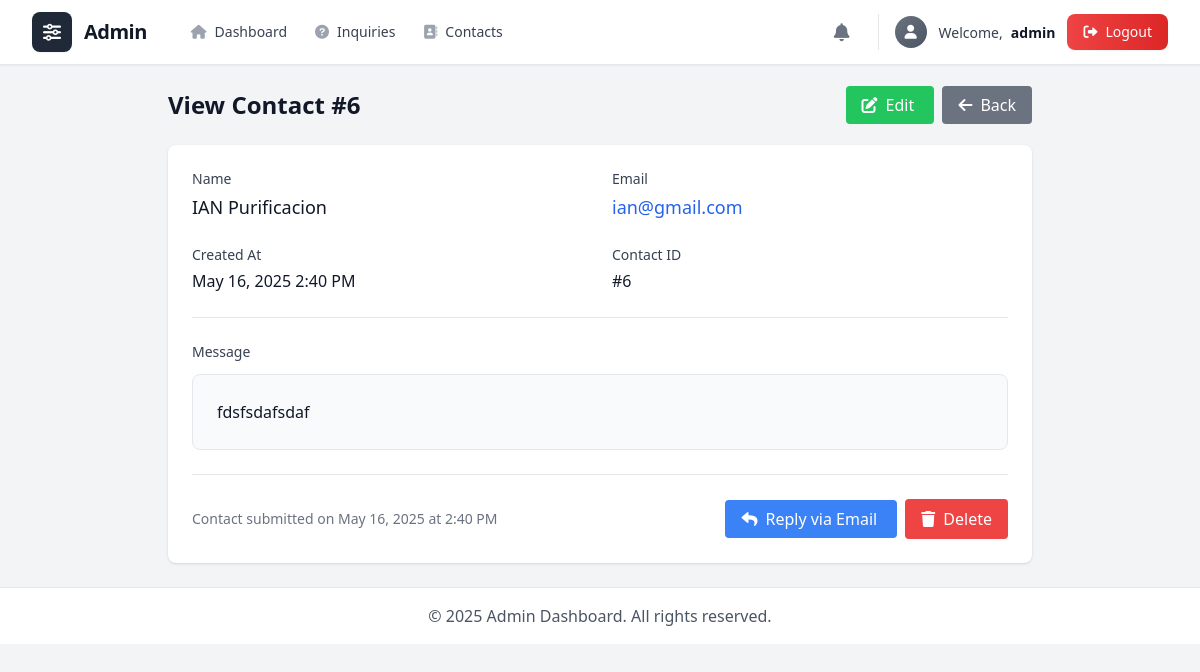
The app's page /admin/contact/view.php?id=6 (signed in), older data.
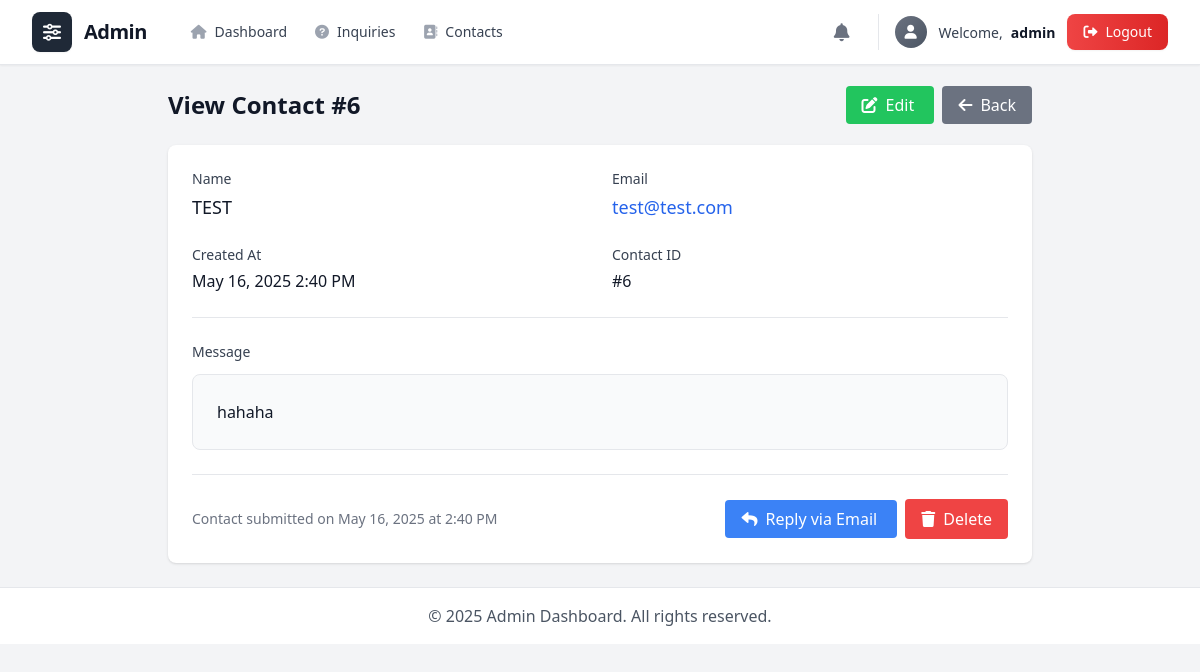
The same page, newer data.
### tables this page shows
CREATE TABLE `contact` (
  `id` int(11) NOT NULL,
  `name` varchar(100) NOT NULL,
  `email` varchar(100) NOT NULL,
  `message` text NOT NULL,
  `created_at` timestamp NOT NULL DEFAULT current_timestamp()
);

### admin/includes/database.php (called while the page is built, shortened)
<?php
class Database {
    private $conn;
    public function __construct() {
        try {
            $this->conn = new PDO("mysql:host=" . DB_HOST . ";dbname=" . DB_NAME, DB_USER, DB_PASS);
            $this->conn->setAttribute(PDO::ATTR_ERRMODE, PDO::ERRMODE_EXCEPTION);
        } catch(PDOException $e) {
            die("Connection failed: " . $e->getMessage());
        }
    }
    public function prepare($sql) {
        return $this->conn->prepare($sql);
    }
}
?>

### admin/contact/view.php (the view, shortened to what this page needs)
<?php
require_once '../includes/database.php';
$db = new Database();
$id = (int)$_GET['id'];
$stmt = $db->prepare("SELECT * FROM contact WHERE id = ?");
$stmt->execute([$id]);
$contact = $stmt->fetch(PDO::FETCH_ASSOC);
include '../includes/header.php';
include '../includes/navbar.php';
?>
<div class="max-w-4xl mx-auto px-4 py-6">
    <div class="flex justify-between items-center mb-6">
        <h1 class="text-2xl font-bold text-gray-900">View Contact #<?= $contact['id'] ?></h1>
        <div class="space-x-2">
            <a href="edit.php?id=<?= $contact['id'] ?>" class="bg-green-500 text-white px-4 py-2 rounded hover:bg-green-600">
                <i class="fas fa-edit mr-2"></i>Edit
            </a>
            <a href="index.php" class="bg-gray-500 text-white px-4 py-2 rounded hover:bg-gray-600">
                <i class="fas fa-arrow-left mr-2"></i>Back
            </a>
        </div>
    </div>
    <div class="bg-white rounded-lg shadow">
        <div class="p-6">
            <div class="grid grid-cols-1 md:grid-cols-2 gap-6 mb-6">
                <div>
                    <label class="block text-sm font-medium text-gray-700 mb-1">Name</label>
                    <p class="text-gray-900 text-lg"><?= htmlspecialchars($contact['name']) ?></p>
                </div>
                <div>
                    <label class="block text-sm font-medium text-gray-700 mb-1">Email</label>
                    <p class="text-gray-900 text-lg">
                        <a href="mailto:<?= htmlspecialchars($contact['email']) ?>" class="text-blue-600 hover:text-blue-800">
                            <?= htmlspecialchars($contact['email']) ?>
                        </a>
                    </p>
                </div>
                <div>
                    <label class="block text-sm font-medium text-gray-700 mb-1">Created At</label>
                    <p class="text-gray-900"><?= date('M j, Y g:i A', strtotime($contact['created_at'])) ?></p>
                </div>
                <div>
                    <label class="block text-sm font-medium text-gray-700 mb-1">Contact ID</label>
                    <p class="text-gray-900">#<?= $contact['id'] ?></p>
                </div>
            </div>
            <div class="border-t pt-6">
                <label class="block text-sm font-medium text-gray-700 mb-3">Message</label>
                <div class="bg-gray-50 p-6 rounded-lg border">
                    <p class="text-gray-900 whitespace-pre-wrap leading-relaxed"><?= htmlspecialchars($contact['message']) ?></p>
                </div>
            </div>
            <div class="border-t pt-6 mt-6">
                <div class="flex justify-between items-center">
                    <div class="text-sm text-gray-500">
                        Contact submitted on <?= date('F j, Y \a\t g:i A', strtotime($contact['created_at'])) ?>
                    </div>
                    <div class="space-x-2">
                        <a href="mailto:<?= htmlspecialchars($contact['email']) ?>" class="bg-blue-500 text-white px-4 py-2 rounded hover:bg-blue-600">
                            <i class="fas fa-reply mr-2"></i>Reply via Email
                        </a>
                        <button onclick="confirmDelete(<?= $contact['id'] ?>, 'contact')" class="bg-red-500 text-white px-4 py-2 rounded hover:bg-red-600">
                            <i class="fas fa-trash mr-2"></i>Delete
                        </button>
                    </div>
                </div>
            </div>
        </div>
    </div>
</div>
<?php include '../includes/footer.php'; ?>

Row changes from the older to the newer data that the page shows:
changed contact id 6: name "IAN Purificacion" → "TEST"; email "ian@gmail.com" → "test@test.com"; message "fdsfsdafsdaf" → "hahaha"
